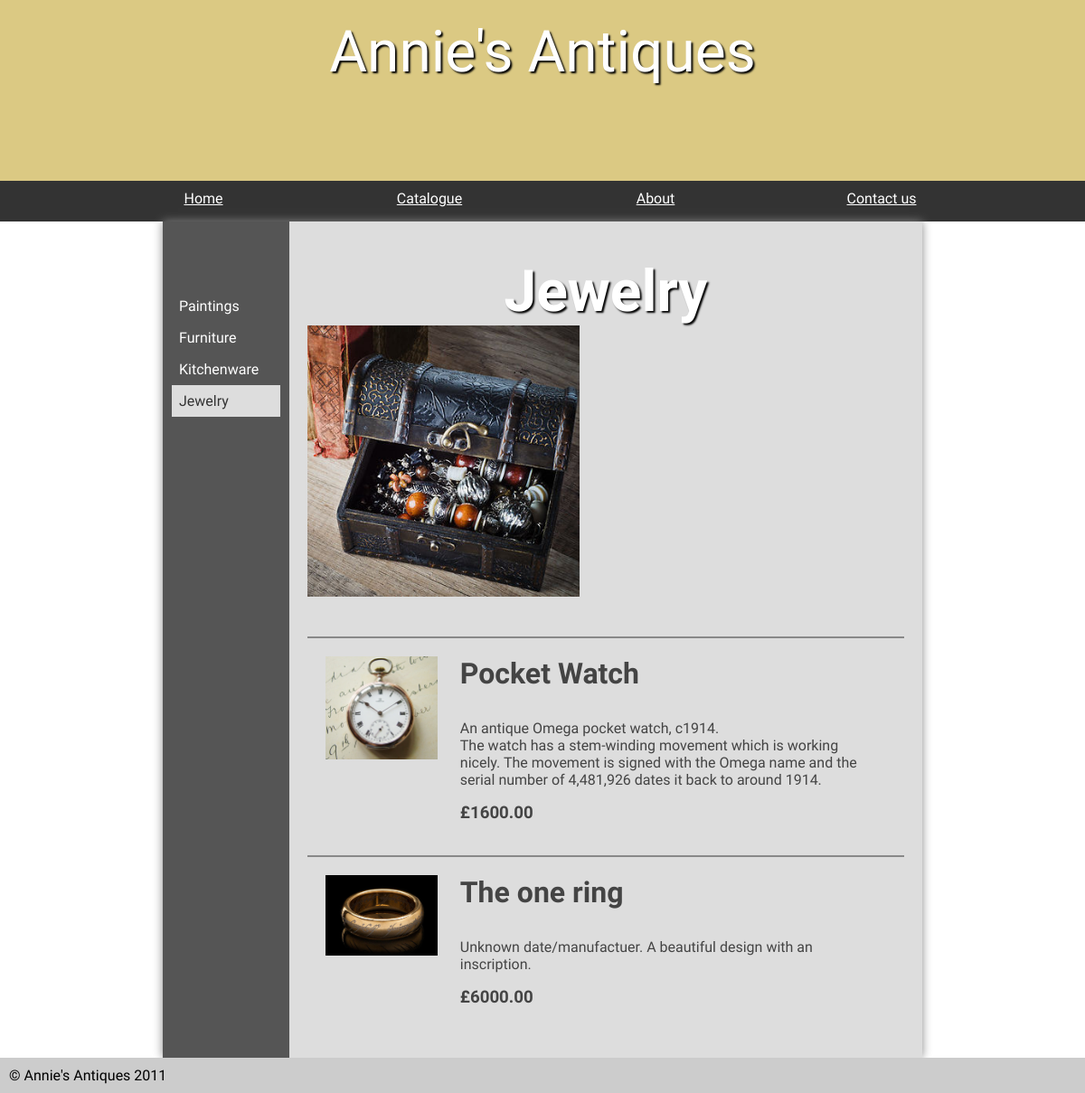
Screenshot of /jewelry.php with the database file from the repository.
### tables this page shows
CREATE TABLE `stock` (
  `id` int(11) NOT NULL AUTO_INCREMENT,
  `title` varchar(45) DEFAULT NULL,
  `description` varchar(1000) DEFAULT NULL,
  `price` decimal(8,2) DEFAULT NULL,
  `categoryId` int(11) DEFAULT NULL,
  PRIMARY KEY (`id`)
);

### public_html/jewelry.php (the view, shortened to what this page needs)
<!DOCTYPE html>
<html>
	<head>
		<link rel="stylesheet" href="styles.css"/>
	</head>
	<body>
	<header>
		<section>
			<h1>Annie's Antiques</h1>
		</section>
	</header>
	<nav>
		<ul>
			<li><a href="/">Home</a></li>
			<li><a href="stock.php">Catalogue</a></li>
			<li><a href="about.html">About</a></li>
			<li><a href="contact.php">Contact us</a></li>
		</ul>
	</nav>
	<main class="stock">
		<ul class="categories">
			<li><a href="paintings.php">Paintings</a></li>
			<li><a href="furniture.php">Furniture</a></li>
			<li><a href="kitchenware.php">Kitchenware</a></li>
			<li class="current"><a  href="jewelry.php">Jewelry</a></li>
		</ul>
		<div class="products">
		<h1>Jewelry</h1>
		<img src="images/jewlry.jpg" alt="Jewlry" />
<?php
$pdo = new PDO('mysql:dbname=antiques;host=127.0.0.1', 'student', 'student');
$products = $pdo->query('SELECT * FROM stock WHERE categoryId = 4');
echo '<ul>';
foreach ($products as $product) {
	echo '<li>';
	if (is_file('./productimages/' . $product['id'] . '.jpg')) {
		echo '<img alt="' . $product['title'] . '" src="productimages/' . $product['id'] . '.jpg" />';
	}
	else {
		echo '<div class="noimage"></div>';
	}
	echo '<div class="info"><h2>' . $product['title'] . '</h2>';
	echo '<p>' . nl2br($product['description']) . '</p>';
	echo '<h3>£' . $product['price'] . '</h3></div>';
}
echo '</ul>';
?>
		</div>
	</main>
	<footer>
		&copy; Annie's Antiques 2011
	</footer>
</body>
</html>

### public_html/styles.css (style rules this page uses)
* { margin: 0; padding: 0; }
html { font-family: 'Oxygen', verdana, sans-serif; }
body { background-color: #fff; }
header { background-color: #dbc983 ; color: white; height: 200px; }
nav { width: 100%; background-color: #333; overflow: auto; }
nav ul { width: 1000px; margin: auto; display: block; list-style-type: none; }
nav ul li { width: 25%; float: left; overflow: auto; text-align: center; }
nav a { color: white; padding-top: 10px; display: block; }
header section { display: block; font-family: 'Condiment'; }
header h1 { font-weight: normal; }
h1 { font-family: 'Condiment'; }
h1 { font-size:4em; color: white; text-align: center; padding-top: 20px; text-shadow: 2px 2px 2px #000; }
main { min-height: 70vh; background-color: #ddd; width: 70vw; display: block; margin: auto; box-shadow: 0px 0px 10px #888; color:#444; }
main h2 { font-size:2em; }
p, li, h2 { margin-bottom: 1em; }
footer { background-color: #ccc; padding: 10px; }
.stock, .admin { display: table; }
.stock > ul, .admin .left { width: 10vw; list-style-type: none; display: table-cell; padding: 10px; background-color: #555; margin: 0; }
.stock .products, .admin .right { display: table-cell; padding: 20px; }
.stock > ul a, .admin .left a { color: white; text-decoration: none; }
.products ul { margin-top: 40px; list-style-type: none; }
.products li { border-top: 2px solid #888; padding: 20px; overflow: auto; }
.products li .noimage, .products li img { width: 20%; margin-right: 4%; min-height: 50px; float: left; }
.products .info { float: left; width: 75%; }
.current { background-color: #ddd; color: #333; display: block; }
.stock > ul .current a { color: #333; }
.categories li { margin: 0; padding: 0.5em; }
.products > img { max-height: 300px; }

### rows the page displays
stock: shows a picture, title "Pocket Watch", description "An antique Omega pocket watch, c1914. The watch has a stem-winding movement which is working nicely. The movement is signed with the Omega name and the serial number of 4,481,926 dates it back to around 1914.", price "1600.00"
stock: shows a picture, title "The one ring", description "Unknown date/manufactuer. A beautiful design with an inscription.", price "6000.00"
